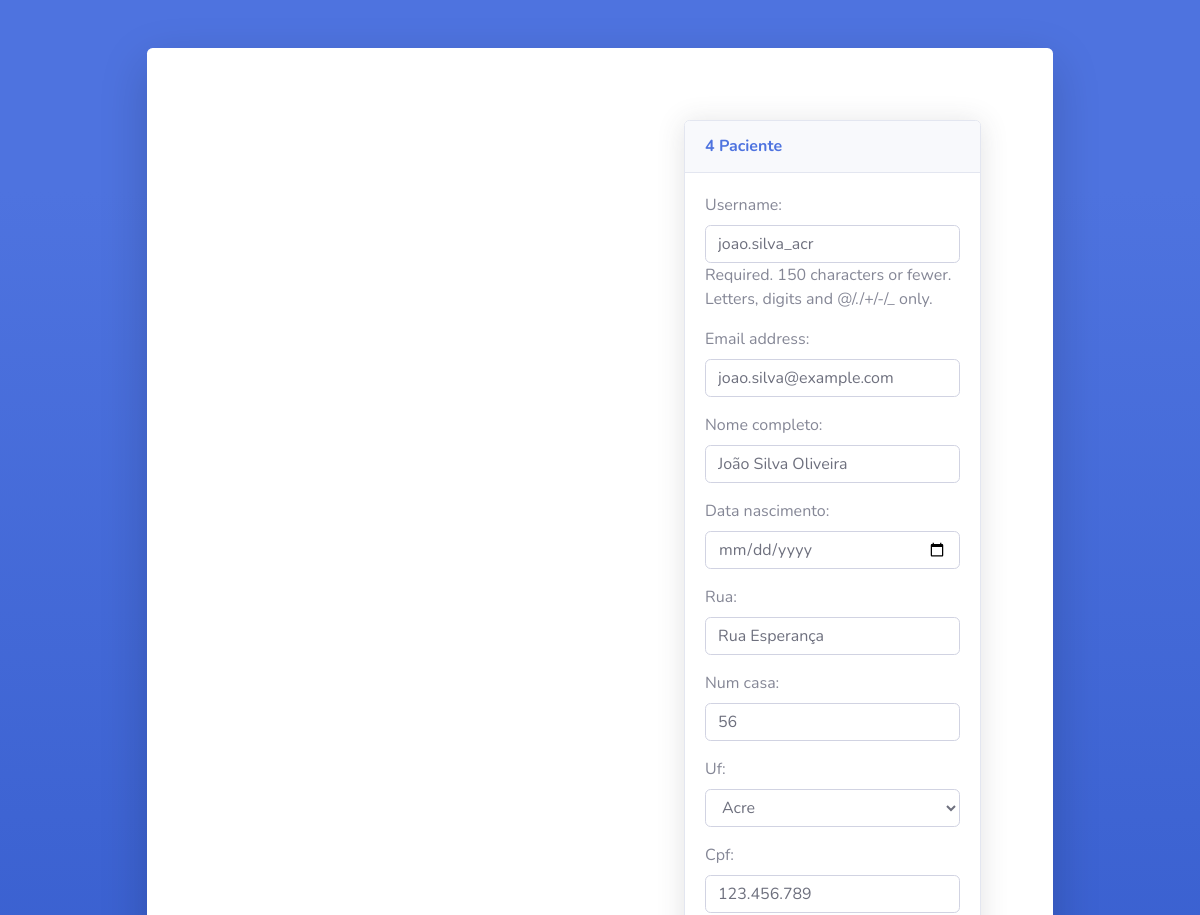
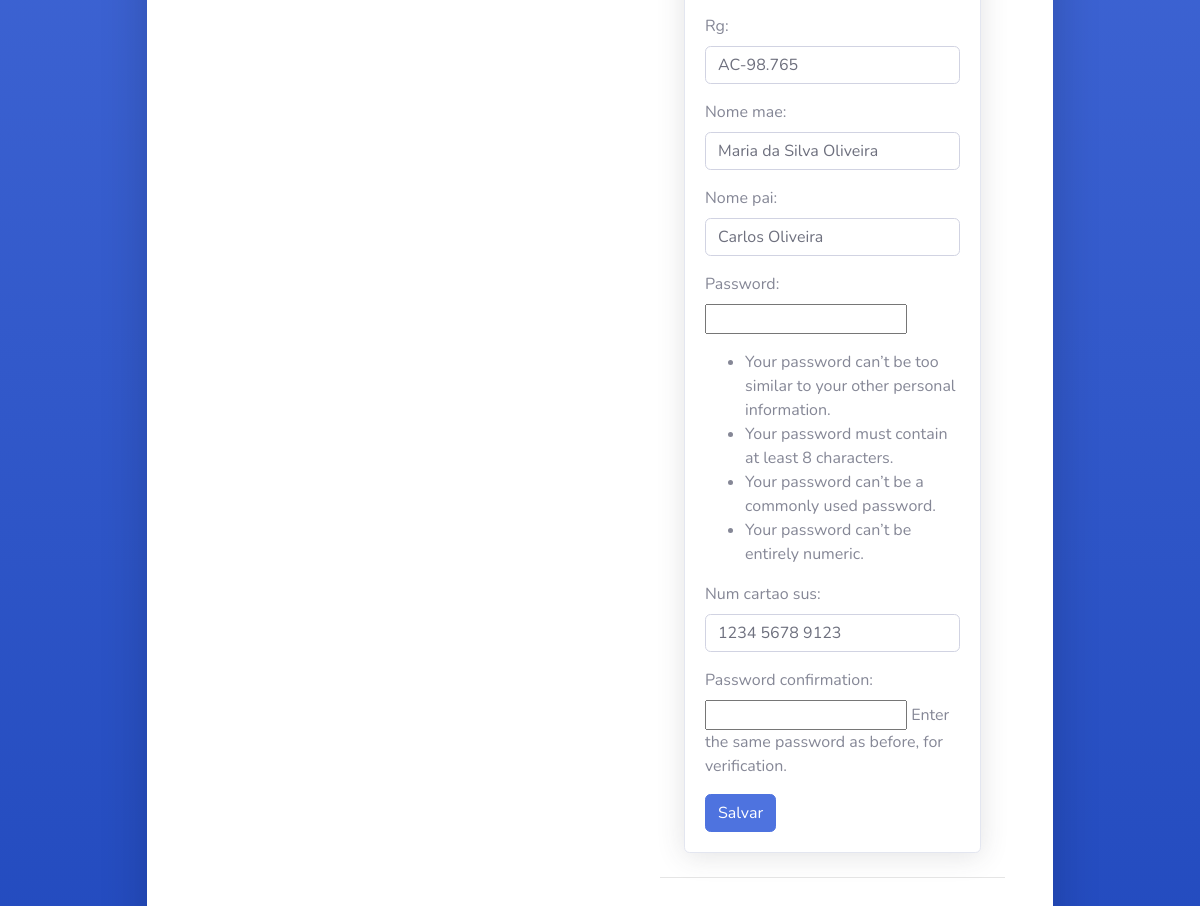
The app's page /pacientes/4/editar/ (signed in) with its own data (2 pictures, top to bottom).
### usuarios/models.py (models this page shows, shortened)
class Usuario(User):
    nome_completo = models.CharField(max_length=255)
    data_nascimento = models.DateField(null=True, blank=True)
    rua = models.CharField(max_length=255)
    num_casa = models.IntegerField()
    uf = models.CharField(max_length=2)
    cpf = models.CharField(max_length=11, unique=True)
    rg = models.CharField(max_length=9, unique=True)
    nome_mae = models.CharField(max_length=255)
    nome_pai = models.CharField(max_length=255, blank=True, null=True)

class Paciente(Usuario):
    num_cartao_sus = models.CharField(max_length=15, unique=True)

class Usuario(User):
    nome_completo = models.CharField(max_length=255)
    data_nascimento = models.DateField(null=True, blank=True)
    rua = models.CharField(max_length=255)
    num_casa = models.IntegerField()
    uf = models.CharField(max_length=2)
    cpf = models.CharField(max_length=11, unique=True)
    rg = models.CharField(max_length=9, unique=True)
    nome_mae = models.CharField(max_length=255)
    nome_pai = models.CharField(max_length=255, blank=True, null=True)

### usuarios/views.py (the view)
# urls.py: path('pacientes/<int:pk>/editar/', views.paciente_update, name='paciente_update'),
@login_required
def paciente_update(request, pk):
    paciente = get_object_or_404(Paciente, pk=pk)
    if request.method == 'POST':
        form = PacienteForm(request.POST, instance=paciente)
        if form.is_valid():
            form.save()
            return redirect('paciente_list')
    else:
        form = PacienteForm(instance=paciente)
    return render(request, 'pacientes/paciente_form.html', {'form': form})

### templates/pacientes/paciente_form.html (shortened to what this page needs)
{% extends '_baselogin.html' %}
{% block content %}
    <div class="container-fluid">
        <div class="card shadow mb-4">
            <div class="card-header py-3">
                <h6 class="m-0 font-weight-bold text-primary">
                    {{ form.instance.pk|default_if_none:"Novo" }} Paciente
                </h6>
            </div>
            <div class="card-body">
                <form method="post">
                    {{ form.as_p }}
                    <button type="submit" class="btn btn-primary">Salvar</button>
                </form>
            </div>
        </div>
    </div>
{% endblock %}

### records on screen
Paciente: instance.pk "4", num_cartao_sus "1234 5678 9123"
Usuario: nome_completo "João Silva Oliveira", rua "Rua Esperança", cpf "123.456.789", rg "AC-98.765", nome_mae "Maria da Silva Oliveira", nome_pai "Carlos Oliveira"
